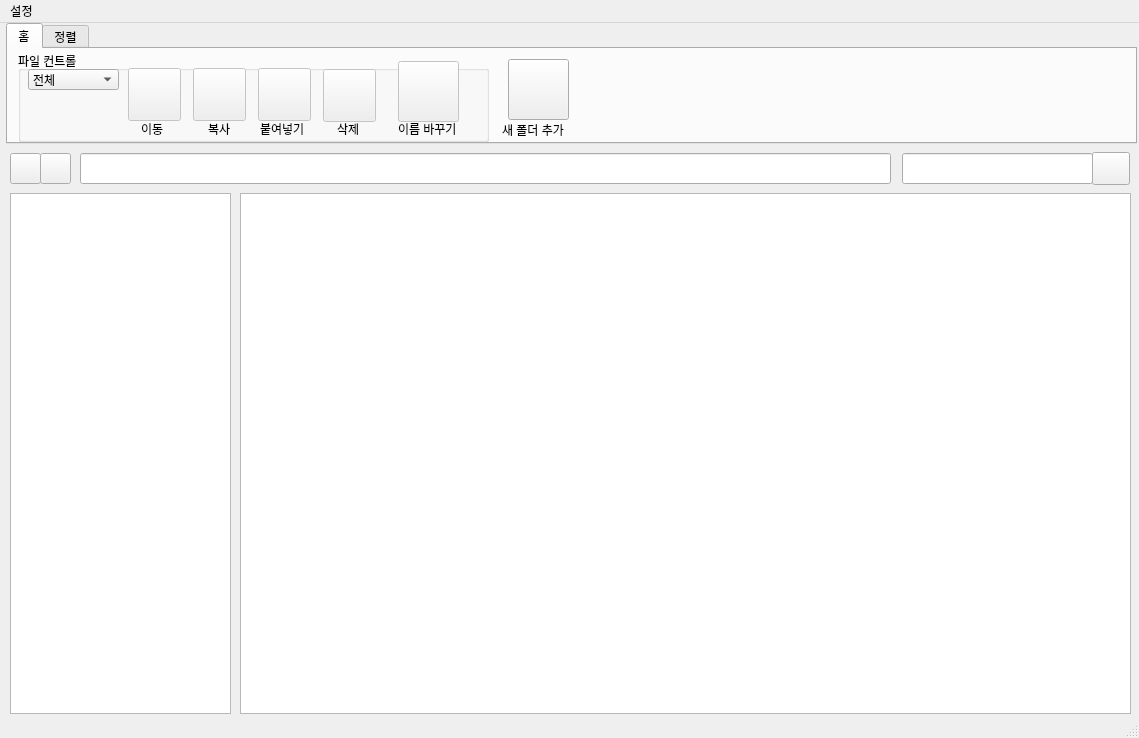
<?xml version="1.0" encoding="UTF-8"?>
<ui version="4.0">
 <class>MainWindow</class>
 <widget class="QMainWindow" name="MainWindow">
  <property name="geometry">
   <rect>
    <x>0</x>
    <y>0</y>
    <width>1139</width>
    <height>738</height>
   </rect>
  </property>
  <property name="windowTitle">
   <string>MainWindow</string>
  </property>
  <widget class="QWidget" name="centralwidget">
   <widget class="QTreeView" name="tree_view">
    <property name="geometry">
     <rect>
      <x>10</x>
      <y>170</y>
      <width>221</width>
      <height>521</height>
     </rect>
    </property>
    <property name="statusTip">
     <string>Tree View</string>
    </property>
   </widget>
   <widget class="QTabWidget" name="tabWidget">
    <property name="geometry">
     <rect>
      <x>6</x>
      <y>0</y>
      <width>1131</width>
      <height>121</height>
     </rect>
    </property>
    <property name="styleSheet">
     <string notr="true"/>
    </property>
    <property name="currentIndex">
     <number>0</number>
    </property>
    <widget class="QWidget" name="widget">
     <attribute name="title">
      <string>홈</string>
     </attribute>
     <widget class="QPushButton" name="new_folder_btn">
      <property name="geometry">
       <rect>
        <x>500</x>
        <y>10</y>
        <width>61</width>
        <height>61</height>
       </rect>
      </property>
      <property name="toolTip">
       <string>새로운 폴더 생성</string>
      </property>
      <property name="statusTip">
       <string>새로운 폴더 생성</string>
      </property>
      <property name="text">
       <string/>
      </property>
      <property name="icon">
       <iconset>
        <normaloff>Icons/AddNewFolder.png</normaloff>Icons/AddNewFolder.png</iconset>
      </property>
      <property name="iconSize">
       <size>
        <width>48</width>
        <height>48</height>
       </size>
      </property>
     </widget>
     <widget class="QGroupBox" name="file_contorl_group">
      <property name="geometry">
       <rect>
        <x>10</x>
        <y>2</y>
        <width>471</width>
        <height>91</height>
       </rect>
      </property>
      <property name="title">
       <string>파일 컨트롤</string>
      </property>
      <widget class="QComboBox" name="type_select">
       <property name="geometry">
        <rect>
         <x>10</x>
         <y>18</y>
         <width>91</width>
         <height>21</height>
        </rect>
       </property>
       <item>
        <property name="text">
         <string>전체</string>
        </property>
       </item>
       <item>
        <property name="text">
         <string>폴더</string>
        </property>
       </item>
       <item>
        <property name="text">
         <string>파일</string>
        </property>
       </item>
      </widget>
      <widget class="QPushButton" name="move_btn">
       <property name="enabled">
        <bool>false</bool>
       </property>
       <property name="geometry">
        <rect>
         <x>110</x>
         <y>17</y>
         <width>53</width>
         <height>53</height>
        </rect>
       </property>
       <property name="text">
        <string/>
       </property>
       <property name="icon">
        <iconset>
         <normaloff>Icons/File Move.png</normaloff>Icons/File Move.png</iconset>
       </property>
       <property name="iconSize">
        <size>
         <width>50</width>
         <height>50</height>
        </size>
       </property>
      </widget>
      <widget class="QPushButton" name="copy_btn">
       <property name="enabled">
        <bool>false</bool>
       </property>
       <property name="geometry">
        <rect>
         <x>175</x>
         <y>17</y>
         <width>53</width>
         <height>53</height>
        </rect>
       </property>
       <property name="toolTip">
        <string>복사</string>
       </property>
       <property name="text">
        <string/>
       </property>
       <property name="icon">
        <iconset>
         <normaloff>Icons/Copy.png</normaloff>Icons/Copy.png</iconset>
       </property>
       <property name="iconSize">
        <size>
         <width>32</width>
         <height>32</height>
        </size>
       </property>
      </widget>
      <widget class="QPushButton" name="paste_btn">
       <property name="enabled">
        <bool>false</bool>
       </property>
       <property name="geometry">
        <rect>
         <x>240</x>
         <y>17</y>
         <width>53</width>
         <height>53</height>
        </rect>
       </property>
       <property name="toolTip">
        <string>붙여넣기</string>
       </property>
       <property name="text">
        <string/>
       </property>
       <property name="icon">
        <iconset>
         <normaloff>Icons/Paste.png</normaloff>Icons/Paste.png</iconset>
       </property>
       <property name="iconSize">
        <size>
         <width>32</width>
         <height>32</height>
        </size>
       </property>
      </widget>
      <widget class="QPushButton" name="delete_btn">
       <property name="enabled">
        <bool>false</bool>
       </property>
       <property name="geometry">
        <rect>
         <x>305</x>
         <y>18</y>
         <width>53</width>
         <height>53</height>
        </rect>
       </property>
       <property name="text">
        <string/>
       </property>
       <property name="icon">
        <iconset>
         <normaloff>Icons/Trash can.png</normaloff>Icons/Trash can.png</iconset>
       </property>
       <property name="iconSize">
        <size>
         <width>32</width>
         <height>32</height>
        </size>
       </property>
      </widget>
      <widget class="QLabel" name="label_3">
       <property name="geometry">
        <rect>
         <x>123</x>
         <y>70</y>
         <width>31</width>
         <height>16</height>
        </rect>
       </property>
       <property name="text">
        <string>이동</string>
       </property>
      </widget>
      <widget class="QLabel" name="label_4">
       <property name="geometry">
        <rect>
         <x>190</x>
         <y>70</y>
         <width>31</width>
         <height>16</height>
        </rect>
       </property>
       <property name="text">
        <string>복사</string>
       </property>
      </widget>
      <widget class="QLabel" name="label_5">
       <property name="geometry">
        <rect>
         <x>242</x>
         <y>70</y>
         <width>51</width>
         <height>16</height>
        </rect>
       </property>
       <property name="text">
        <string>붙여넣기</string>
       </property>
      </widget>
      <widget class="QLabel" name="label_6">
       <property name="geometry">
        <rect>
         <x>319</x>
         <y>70</y>
         <width>31</width>
         <height>16</height>
        </rect>
       </property>
       <property name="text">
        <string>삭제</string>
       </property>
      </widget>
      <widget class="QPushButton" name="name_change_btn">
       <property name="enabled">
        <bool>false</bool>
       </property>
       <property name="geometry">
        <rect>
         <x>380</x>
         <y>10</y>
         <width>61</width>
         <height>61</height>
        </rect>
       </property>
       <property name="text">
        <string/>
       </property>
       <property name="icon">
        <iconset>
         <normaloff>Icons/Change Name.png</normaloff>Icons/Change Name.png</iconset>
       </property>
       <property name="iconSize">
        <size>
         <width>48</width>
         <height>48</height>
        </size>
       </property>
      </widget>
      <widget class="QLabel" name="label_2">
       <property name="geometry">
        <rect>
         <x>380</x>
         <y>70</y>
         <width>71</width>
         <height>16</height>
        </rect>
       </property>
       <property name="text">
        <string>이름 바꾸기</string>
       </property>
      </widget>
     </widget>
     <widget class="QLabel" name="label">
      <property name="geometry">
       <rect>
        <x>494</x>
        <y>73</y>
        <width>71</width>
        <height>16</height>
       </rect>
      </property>
      <property name="text">
       <string>새 폴더 추가</string>
      </property>
     </widget>
    </widget>
    <widget class="QWidget" name="tab_2">
     <attribute name="title">
      <string>정렬</string>
     </attribute>
     <widget class="QGroupBox" name="criteria_sort_group">
      <property name="geometry">
       <rect>
        <x>0</x>
        <y>1</y>
        <width>211</width>
        <height>81</height>
       </rect>
      </property>
      <property name="title">
       <string>기본 정렬</string>
      </property>
      <widget class="QComboBox" name="sort_combobox">
       <property name="geometry">
        <rect>
         <x>10</x>
         <y>18</y>
         <width>181</width>
         <height>31</height>
        </rect>
       </property>
       <item>
        <property name="text">
         <string>이름순</string>
        </property>
       </item>
       <item>
        <property name="text">
         <string>파일 확장자</string>
        </property>
       </item>
       <item>
        <property name="text">
         <string>파일 크기</string>
        </property>
       </item>
      </widget>
      <widget class="QCheckBox" name="up_order">
       <property name="geometry">
        <rect>
         <x>10</x>
         <y>60</y>
         <width>81</width>
         <height>16</height>
        </rect>
       </property>
       <property name="toolTip">
        <string>기본으로 오름차순으로 설정되어 있음</string>
       </property>
       <property name="text">
        <string>오름차순</string>
       </property>
      </widget>
      <widget class="QCheckBox" name="down_order">
       <property name="geometry">
        <rect>
         <x>84</x>
         <y>60</y>
         <width>81</width>
         <height>16</height>
        </rect>
       </property>
       <property name="text">
        <string>내림차순</string>
       </property>
      </widget>
     </widget>
     <widget class="QGroupBox" name="advanced_sort_group">
      <property name="geometry">
       <rect>
        <x>228</x>
        <y>1</y>
        <width>891</width>
        <height>80</height>
       </rect>
      </property>
      <property name="title">
       <string>세부 정렬</string>
      </property>
      <widget class="QPushButton" name="select_sort">
       <property name="geometry">
        <rect>
         <x>10</x>
         <y>15</y>
         <width>75</width>
         <height>55</height>
        </rect>
       </property>
       <property name="text">
        <string>선택정렬</string>
       </property>
      </widget>
     </widget>
    </widget>
   </widget>
   <widget class="QLineEdit" name="dir_edit">
    <property name="geometry">
     <rect>
      <x>80</x>
      <y>130</y>
      <width>811</width>
      <height>31</height>
     </rect>
    </property>
   </widget>
   <widget class="QLineEdit" name="search_edit">
    <property name="geometry">
     <rect>
      <x>902</x>
      <y>130</y>
      <width>191</width>
      <height>31</height>
     </rect>
    </property>
   </widget>
   <widget class="QPushButton" name="search_btn">
    <property name="geometry">
     <rect>
      <x>1092</x>
      <y>129</y>
      <width>38</width>
      <height>33</height>
     </rect>
    </property>
    <property name="text">
     <string/>
    </property>
    <property name="icon">
     <iconset>
      <normaloff>Icons/Search.png</normaloff>Icons/Search.png</iconset>
    </property>
   </widget>
   <widget class="QPushButton" name="undo_btn">
    <property name="geometry">
     <rect>
      <x>10</x>
      <y>130</y>
      <width>31</width>
      <height>31</height>
     </rect>
    </property>
    <property name="text">
     <string/>
    </property>
    <property name="icon">
     <iconset>
      <normaloff>Icons/Back.png</normaloff>Icons/Back.png</iconset>
    </property>
   </widget>
   <widget class="QPushButton" name="redo_btn">
    <property name="geometry">
     <rect>
      <x>40</x>
      <y>130</y>
      <width>31</width>
      <height>31</height>
     </rect>
    </property>
    <property name="text">
     <string/>
    </property>
    <property name="icon">
     <iconset>
      <normaloff>Icons/Foward.png</normaloff>Icons/Foward.png</iconset>
    </property>
   </widget>
   <widget class="QListView" name="list_view">
    <property name="geometry">
     <rect>
      <x>240</x>
      <y>170</y>
      <width>891</width>
      <height>521</height>
     </rect>
    </property>
    <property name="statusTip">
     <string>ListView</string>
    </property>
   </widget>
  </widget>
  <widget class="QMenuBar" name="menubar">
   <property name="geometry">
    <rect>
     <x>0</x>
     <y>0</y>
     <width>1139</width>
     <height>21</height>
    </rect>
   </property>
   <widget class="QMenu" name="menu">
    <property name="title">
     <string>설정</string>
    </property>
    <addaction name="action"/>
   </widget>
   <addaction name="menu"/>
  </widget>
  <widget class="QStatusBar" name="statusbar"/>
  <action name="action">
   <property name="text">
    <string>To be contiuned...</string>
   </property>
  </action>
 </widget>
 <resources/>
 <connections/>
</ui>
